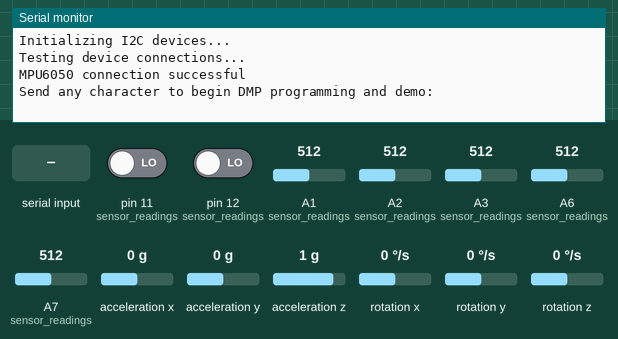
Recording of a sketch running on a simulated Arduino Leonardo, built with avr-gcc and run on an emulated ATmega32U4. Shown: the last lines printed to the serial monitor. Inputs (shaded band) come from the test bench; at power-on: acceleration x 0 g, acceleration y 0 g, rotation z 0 °/s, A1 (sensor_readings) = 512, pin 11 (sensor_readings) LOW, pin 12 (sensor_readings) LOW, A2 (sensor_readings) = 512, A3 (sensor_readings) = 512, A6 (sensor_readings) = 512, A7 (sensor_readings) = 512, acceleration z 1 g, rotation x 0 °/s, rotation y 0 °/s. The sensor or clock chip raises its interrupt line as the real part does.

Above: at 0.8 s.
0.9 s: "1\n" received over Serial
At 1.4 s:
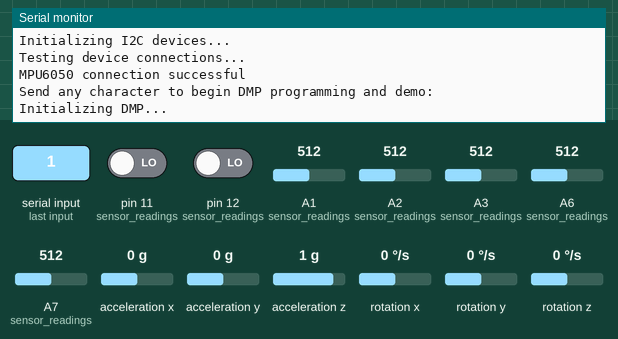
2.9 s: acceleration x set to -1.4 g
At 3.6 s:
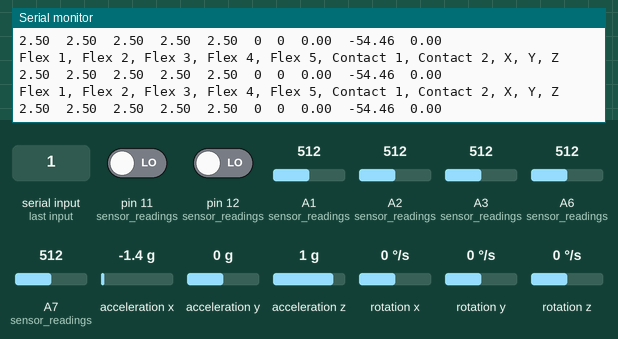
5.9 s: acceleration y set to 0.8 g
At 6.4 s:
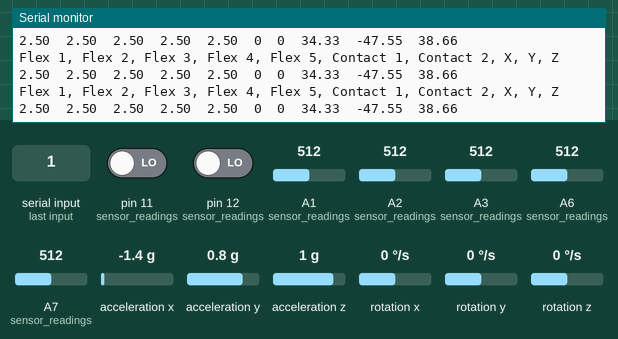
8.9 s: rotation z set to -192 °/s
At 9.7 s:
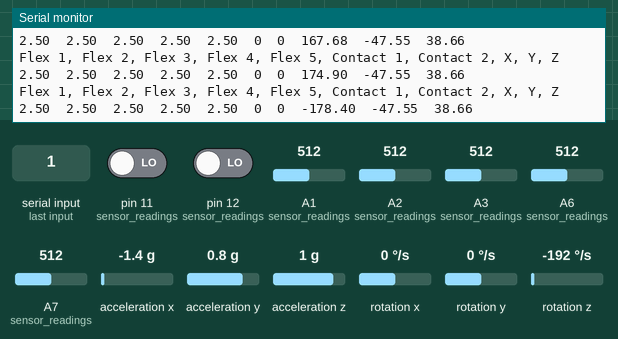
11.9 s: A1 (sensor_readings) set to 716
At 12.7 s:
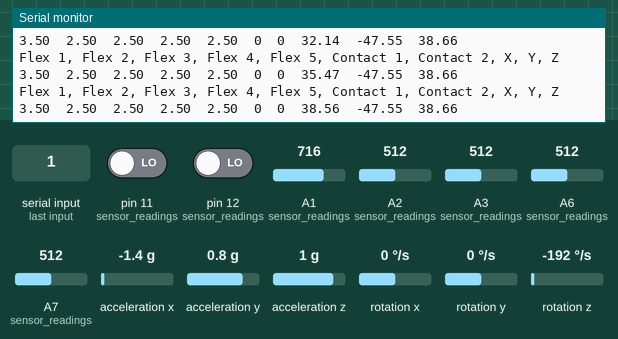
14.9 s: acceleration y set to -0.8 g
At 15.8 s:
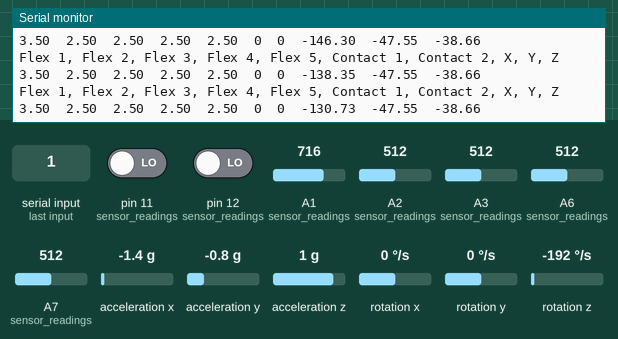

The sketch:

arduino_UART.ino
```cpp
// I2C device class (I2Cdev) demonstration Arduino sketch for MPU6050 class using DMP (MotionApps v2.0)
// 6/21/2012 by Jeff Rowberg <jeff@rowberg.net>
// Updates should (hopefully) always be available at https://github.com/jrowberg/i2cdevlib
//
// Changelog:
//      2019-07-08 - Added Auto Calibration and offset generator
//		   - and altered FIFO retrieval sequence to avoid using blocking code
//      2016-04-18 - Eliminated a potential infinite loop
//      2013-05-08 - added seamless Fastwire support
//                 - added note about gyro calibration
//      2012-06-21 - added note about Arduino 1.0.1 + Leonardo compatibility error
//      2012-06-20 - improved FIFO overflow handling and simplified read process
//      2012-06-19 - completely rearranged DMP initialization code and simplification
//      2012-06-13 - pull gyro and accel data from FIFO packet instead of reading directly
//      2012-06-09 - fix broken FIFO read sequence and change interrupt detection to RISING
//      2012-06-05 - add gravity-compensated initial reference frame acceleration output
//                 - add 3D math helper file to DMP6 example sketch
//                 - add Euler output and Yaw/Pitch/Roll output formats
//      2012-06-04 - remove accel offset clearing for better results (thanks Sungon Lee)
//      2012-06-01 - fixed gyro sensitivity to be 2000 deg/sec instead of 250
//      2012-05-30 - basic DMP initialization working

/* ============================================
I2Cdev device library code is placed under the MIT license
Copyright (c) 2012 Jeff Rowberg

Permission is hereby granted, free of charge, to any person obtaining a copy
of this software and associated documentation files (the "Software"), to deal
in the Software without restriction, including without limitation the rights
to use, copy, modify, merge, publish, distribute, sublicense, and/or sell
copies of the Software, and to permit persons to whom the Software is
furnished to do so, subject to the following conditions:

The above copyright notice and this permission notice shall be included in
all copies or substantial portions of the Software.

THE SOFTWARE IS PROVIDED "AS IS", WITHOUT WARRANTY OF ANY KIND, EXPRESS OR
IMPLIED, INCLUDING BUT NOT LIMITED TO THE WARRANTIES OF MERCHANTABILITY,
FITNESS FOR A PARTICULAR PURPOSE AND NONINFRINGEMENT. IN NO EVENT SHALL THE
AUTHORS OR COPYRIGHT HOLDERS BE LIABLE FOR ANY CLAIM, DAMAGES OR OTHER
LIABILITY, WHETHER IN AN ACTION OF CONTRACT, TORT OR OTHERWISE, ARISING FROM,
OUT OF OR IN CONNECTION WITH THE SOFTWARE OR THE USE OR OTHER DEALINGS IN
THE SOFTWARE.
===============================================
*/

// I2Cdev and MPU6050 must be installed as libraries, or else the .cpp/.h files
// for both classes must be in the include path of your project
#include "I2Cdev.h"

#include "MPU6050_6Axis_MotionApps20.h"
//#include "MPU6050.h" // not necessary if using MotionApps include file

// Arduino Wire library is required if I2Cdev I2CDEV_ARDUINO_WIRE implementation
// is used in I2Cdev.h
#if I2CDEV_IMPLEMENTATION == I2CDEV_ARDUINO_WIRE
    #include "Wire.h"
#endif
#include <SoftwareSerial.h>


// class default I2C address is 0x68
// specific I2C addresses may be passed as a parameter here
// AD0 low = 0x68 (default for SparkFun breakout and InvenSense evaluation board)
// AD0 high = 0x69
MPU6050 mpu;
//MPU6050 mpu(0x69); // <-- use for AD0 high

/* =========================================================================
   NOTE: In addition to connection 3.3v, GND, SDA, and SCL, this sketch
   depends on the MPU-6050's INT pin being connected to the Arduino's
   external interrupt #0 pin. On the Arduino Uno and Mega 2560, this is
   digital I/O pin 2.
 * ========================================================================= */

/* =========================================================================
   NOTE: Arduino v1.0.1 with the Leonardo board generates a compile error
   when using Serial.write(buf, len). The Teapot output uses this method.
   The solution requires a modification to the Arduino USBAPI.h file, which
   is fortunately simple, but annoying. This will be fixed in the next IDE
   release. For more info, see these links:

   http://arduino.cc/forum/index.php/topic,109987.0.html
   http://code.google.com/p/arduino/issues/detail?id=958
 * ========================================================================= */


// uncomment "OUTPUT_READABLE_QUATERNION" if you want to see the actual
// quaternion components in a [w, x, y, z] format (not best for parsing
// on a remote host such as Processing or something though)
//#define OUTPUT_READABLE_QUATERNION

// uncomment "OUTPUT_READABLE_EULER" if you want to see Euler angles
// (in degrees) calculated from the quaternions coming from the FIFO.
// Note that Euler angles suffer from gimbal lock (for more info, see
// http://en.wikipedia.org/wiki/Gimbal_lock)
#define OUTPUT_READABLE_EULER

// uncomment "OUTPUT_READABLE_YAWPITCHROLL" if you want to see the yaw/
// pitch/roll angles (in degrees) calculated from the quaternions coming
// from the FIFO. Note this also requires gravity vector calculations.
// Also note that yaw/pitch/roll angles suffer from gimbal lock (for
// more info, see: http://en.wikipedia.org/wiki/Gimbal_lock)
// #define OUTPUT_READABLE_YAWPITCHROLL

// uncomment "OUTPUT_READABLE_REALACCEL" if you want to see acceleration
// components with gravity removed. This acceleration reference frame is
// not compensated for orientation, so +X is always +X according to the
// sensor, just without the effects of gravity. If you want acceleration
// compensated for orientation, us OUTPUT_READABLE_WORLDACCEL instead.
//#define OUTPUT_READABLE_REALACCEL

// uncomment "OUTPUT_READABLE_WORLDACCEL" if you want to see acceleration
// components with gravity removed and adjusted for the world frame of
// reference (yaw is relative to initial orientation, since no magnetometer
// is present in this case). Could be quite handy in some cases.
//#define OUTPUT_READABLE_WORLDACCEL

// uncomment "OUTPUT_TEAPOT" if you want output that matches the
// format used for the InvenSense teapot demo
//#define OUTPUT_TEAPOT


#define INTERRUPT_PIN 2  // use pin 2 on Arduino Uno & most boards
bool blinkState = false;

// MPU control/status vars
bool dmpReady = false;  // set true if DMP init was successful
uint8_t mpuIntStatus;   // holds actual interrupt status byte from MPU
uint8_t devStatus;      // return status after each device operation (0 = success, !0 = error)
uint16_t packetSize;    // expected DMP packet size (default is 42 bytes)
uint16_t fifoCount;     // count of all bytes currently in FIFO
uint8_t fifoBuffer[64]; // FIFO storage buffer

// orientation/motion vars
Quaternion q;           // [w, x, y, z]         quaternion container
VectorInt16 aa;         // [x, y, z]            accel sensor measurements
VectorInt16 aaReal;     // [x, y, z]            gravity-free accel sensor measurements
VectorInt16 aaWorld;    // [x, y, z]            world-frame accel sensor measurements
VectorFloat gravity;    // [x, y, z]            gravity vector
float euler[3];         // [psi, theta, phi]    Euler angle container
float ypr[3];           // [yaw, pitch, roll]   yaw/pitch/roll container and gravity vector

// packet structure for InvenSense teapot demo
uint8_t teapotPacket[14] = { '$', 0x02, 0,0, 0,0, 0,0, 0,0, 0x00, 0x00, '\r', '\n' };


// ================================================================
// ===               INTERRUPT DETECTION ROUTINE                ===
// ================================================================

volatile bool mpuInterrupt = false;     // indicates whether MPU interrupt pin has gone high
void dmpDataReady() {
    mpuInterrupt = true;
}


// ================================================================
// ===                      INITIAL SETUP                       ===
// ================================================================
const int rxPin = 2;  // RX pin of Arduino Nano connected to TX pin of ESP8266
const int txPin = 3;  // TX pin of Arduino Nano connected to RX pin of ESP8266
SoftwareSerial espSerial(rxPin, txPin); // Create a SoftwareSerial object
int contact1;
int contact2;

int flex1_pin;
int flex2_pin;
int flex3_pin;
int flex4_pin;
int flex5_pin;

float flex1;
float flex2;
float flex3;
float flex4;
float flex5;

void sendGyroToESP() {
  mpu.dmpGetQuaternion(&q, fifoBuffer);
  mpu.dmpGetEuler(euler, &q);
  espSerial.print("euler\t");
  espSerial.print(euler[0] * 180/M_PI);
  espSerial.print("\t");
  espSerial.print(euler[1] * 180/M_PI);
  espSerial.print("\t");
  espSerial.println(euler[2] * 180/M_PI);
}

void sensor_readings() {
  mpu.dmpGetQuaternion(&q, fifoBuffer);
  mpu.dmpGetEuler(euler, &q);

  contact1 = digitalRead(12);
  contact2 = digitalRead(11);

  flex1_pin = analogRead(A1);
  flex1 = (flex1_pin * 5.0) / 1023.0; // Correctly converts to voltage
  flex2_pin = analogRead(A2);
  flex2 = (flex2_pin * 5.0) / 1023.0; // Correct calculation
  flex3_pin = analogRead(A3);
  flex3 = (flex3_pin * 5.0) / 1023.0; // Correct calculation
  flex4_pin = analogRead(A6);
  flex4 = (flex4_pin * 5.0) / 1023.0; // Correct calculation
  flex5_pin = analogRead(A7);
  flex5 = (flex5_pin * 5.0) / 1023.0; // Correct calculation


  Serial.println("Flex 1, Flex 2, Flex 3, Flex 4, Flex 5, Contact 1, Contact 2, X, Y, Z");
  Serial.print(flex1);
  Serial.print("  ");
  Serial.print(flex2);
  Serial.print("  ");
  Serial.print(flex3);
  Serial.print("  ");
  Serial.print(flex4);
  Serial.print("  ");
  Serial.print(flex5);
  Serial.print("  ");
  Serial.print(contact1);
  Serial.print("  ");
  Serial.print(contact2);
  Serial.print("  ");
  Serial.print(euler[0] * 180/M_PI);
  Serial.print("  ");
  Serial.print(euler[1] * 180/M_PI);
  Serial.print("  ");
  Serial.println(euler[2] * 180/M_PI);
  Serial.println("");

  String output = String(euler[0] * 180/M_PI) + "," + String(euler[1] * 180/M_PI) + "," + String(euler[2] * 180/M_PI) + "," + String(flex1) + "," + String(flex2) + "," + String(flex3) + "," + String(flex4) + "," + String(flex5) + "," + String(contact1) + "," + String(contact2);
  espSerial.println(output);
}

void setup() {
    // join I2C bus (I2Cdev library doesn't do this automatically)
    #if I2CDEV_IMPLEMENTATION == I2CDEV_ARDUINO_WIRE
        Wire.begin();
        Wire.setClock(400000); // 400kHz I2C clock. Comment this line if having compilation difficulties
    #elif I2CDEV_IMPLEMENTATION == I2CDEV_BUILTIN_FASTWIRE
        Fastwire::setup(400, true);
    #endif

    // initialize serial communication
    // (115200 chosen because it is required for Teapot Demo output, but it's
    // really up to you depending on your project)
    Serial.begin(115200);
    espSerial.begin(115200); // Start SoftwareSerial communication with ESP8266
    while (!Serial); // wait for Leonardo enumeration, others continue immediately

    // NOTE: 8MHz or slower host processors, like the Teensy @ 3.3V or Arduino
    // Pro Mini running at 3.3V, cannot handle this baud rate reliably due to
    // the baud timing being too misaligned with processor ticks. You must use
    // 38400 or slower in these cases, or use some kind of external separate
    // crystal solution for the UART timer.

    // initialize device
    Serial.println(F("Initializing I2C devices..."));
    mpu.initialize();
    pinMode(INTERRUPT_PIN, INPUT);

    // verify connection
    Serial.println(F("Testing device connections..."));
    Serial.println(mpu.testConnection() ? F("MPU6050 connection successful") : F("MPU6050 connection failed"));

    // wait for ready
    Serial.println(F("\nSend any character to begin DMP programming and demo: "));
    while (Serial.available() && Serial.read()); // empty buffer
    while (!Serial.available());                 // wait for data
    while (Serial.available() && Serial.read()); // empty buffer again

    // load and configure the DMP
    Serial.println(F("Initializing DMP..."));
    devStatus = mpu.dmpInitialize();

    // supply your own gyro offsets here, scaled for min sensitivity
    mpu.setXGyroOffset(220);
    mpu.setYGyroOffset(76);
    mpu.setZGyroOffset(-85);
    mpu.setZAccelOffset(1788); // 1688 factory default for my test chip

    // make sure it worked (returns 0 if so)
    if (devStatus == 0) {
        // Calibration Time: generate offsets and calibrate our MPU6050
        mpu.CalibrateAccel(6);
        mpu.CalibrateGyro(6);
        mpu.PrintActiveOffsets();
        // turn on the DMP, now that it's ready
        Serial.println(F("Enabling DMP..."));
        mpu.setDMPEnabled(true);

        // enable Arduino interrupt detection
        Serial.print(F("Enabling interrupt detection (Arduino external interrupt "));
        Serial.print(digitalPinToInterrupt(INTERRUPT_PIN));
        Serial.println(F(")..."));
        attachInterrupt(digitalPinToInterrupt(INTERRUPT_PIN), dmpDataReady, RISING);
        mpuIntStatus = mpu.getIntStatus();

        // set our DMP Ready flag so the main loop() function knows it's okay to use it
        Serial.println(F("DMP ready! Waiting for first interrupt..."));
        dmpReady = true;

        // get expected DMP packet size for later comparison
        packetSize = mpu.dmpGetFIFOPacketSize();
    } else {
        // ERROR!
        // 1 = initial memory load failed
        // 2 = DMP configuration updates failed
        // (if it's going to break, usually the code will be 1)
        Serial.print(F("DMP Initialization failed (code "));
        Serial.print(devStatus);
        Serial.println(F(")"));
    }

    // configure LED for output
    pinMode(12, INPUT);
    pinMode(11, INPUT);

    pinMode(A1, INPUT);
    pinMode(A2, INPUT);
    pinMode(A3, INPUT);
    pinMode(A6, INPUT);
    pinMode(A7, INPUT);
}


// ================================================================
// ===                    MAIN PROGRAM LOOP                     ===
// ================================================================

void loop() {
    // if programming failed, don't try to do anything
    if (!dmpReady) return;
    // read a packet from FIFO
    if (mpu.dmpGetCurrentFIFOPacket(fifoBuffer)) { // Get the Latest packet
        #ifdef OUTPUT_READABLE_QUATERNION
            // display quaternion values in easy matrix form: w x y z
            mpu.dmpGetQuaternion(&q, fifoBuffer);
            Serial.print("quat\t");
            Serial.print(q.w);
            Serial.print("\t");
            Serial.print(q.x);
            Serial.print("\t");
            Serial.print(q.y);
            Serial.print("\t");
            Serial.println(q.z);
        #endif

        #ifdef OUTPUT_READABLE_EULER
            // display Euler angles in degrees
            sensor_readings();
            // sendGyroToESP();
        #endif

        #ifdef OUTPUT_READABLE_YAWPITCHROLL
            // display Euler angles in degrees
            mpu.dmpGetQuaternion(&q, fifoBuffer);
            mpu.dmpGetGravity(&gravity, &q);
            mpu.dmpGetYawPitchRoll(ypr, &q, &gravity);
            Serial.print("ypr\t");
            Serial.print(ypr[0] * 180/M_PI);
            Serial.print("\t");
            Serial.print(ypr[1] * 180/M_PI);
            Serial.print("\t");
            Serial.println(ypr[2] * 180/M_PI);
        #endif

        #ifdef OUTPUT_READABLE_REALACCEL
            // display real acceleration, adjusted to remove gravity
            mpu.dmpGetQuaternion(&q, fifoBuffer);
            mpu.dmpGetAccel(&aa, fifoBuffer);
            mpu.dmpGetGravity(&gravity, &q);
            mpu.dmpGetLinearAccel(&aaReal, &aa, &gravity);
            Serial.print("areal\t");
            Serial.print(aaReal.x);
            Serial.print("\t");
            Serial.print(aaReal.y);
            Serial.print("\t");
            Serial.println(aaReal.z);
        #endif

        #ifdef OUTPUT_READABLE_WORLDACCEL
            // display initial world-frame acceleration, adjusted to remove gravity
            // and rotated based on known orientation from quaternion
            mpu.dmpGetQuaternion(&q, fifoBuffer);
            mpu.dmpGetAccel(&aa, fifoBuffer);
            mpu.dmpGetGravity(&gravity, &q);
            mpu.dmpGetLinearAccel(&aaReal, &aa, &gravity);
            mpu.dmpGetLinearAccelInWorld(&aaWorld, &aaReal, &q);
            Serial.print("aworld\t");
            Serial.print(aaWorld.x);
            Serial.print("\t");
            Serial.print(aaWorld.y);
            Serial.print("\t");
            Serial.println(aaWorld.z);
        #endif

        #ifdef OUTPUT_TEAPOT
            // display quaternion values in InvenSense Teapot demo format:
            teapotPacket[2] = fifoBuffer[0];
            teapotPacket[3] = fifoBuffer[1];
            teapotPacket[4] = fifoBuffer[4];
            teapotPacket[5] = fifoBuffer[5];
            teapotPacket[6] = fifoBuffer[8];
            teapotPacket[7] = fifoBuffer[9];
            teapotPacket[8] = fifoBuffer[12];
            teapotPacket[9] = fifoBuffer[13];
            Serial.write(teapotPacket, 14);
            teapotPacket[11]++; // packetCount, loops at 0xFF on purpose
        #endif

    }
}
```

Measured:
- after the input at 0.9 s, the serial monitor: prints a new line at once (image 1)
- after the input at 2.9 s, the serial monitor: prints a new line at once (image 2)
- after the input at 5.9 s, the serial monitor: prints a new line at once (image 3)
- after the input at 8.9 s, the serial monitor: prints a new line at once (image 4)
